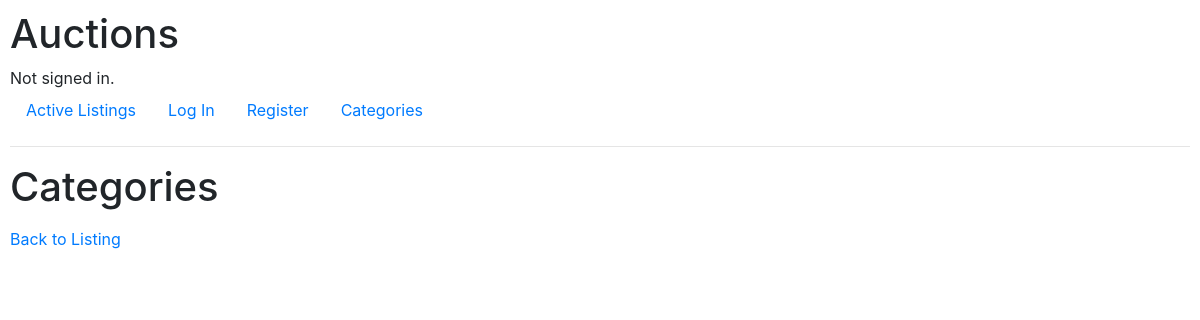
Page /category/Magic on the earlier database version.
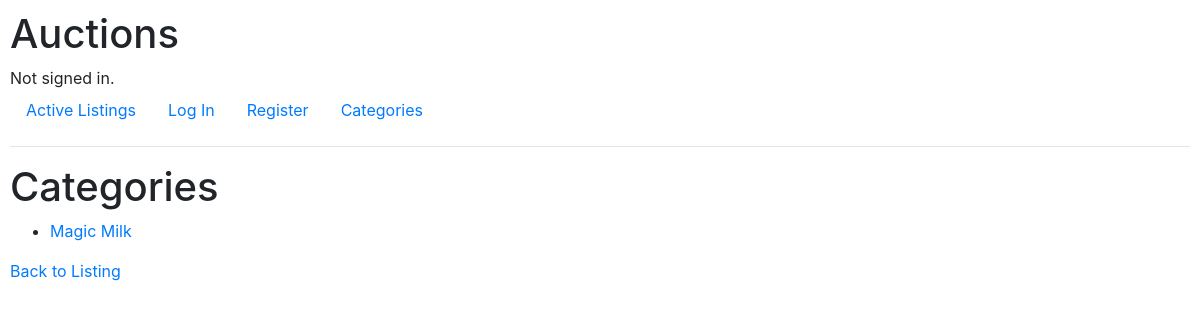
Same page on the later database version.
### auctions/models.py (models this page shows, shortened)
class Listing(models.Model):
    title= models.CharField(max_length=64)
    starting_bid=models.IntegerField()
    description= models.TextField()
    imageUrl= models.CharField(max_length=512 ,blank=True, null=True)
    category=models.TextField(blank=True, null=True)
    owner= models.ForeignKey( User, on_delete=models.CASCADE, blank=True, null=True, related_name="user")
    watchlist= models.ManyToManyField(User, blank=True, null=True, related_name="wl")
    bought= models.ForeignKey(User, on_delete=models.CASCADE,blank=True, null=True, related_name="bo")
    active=models.BooleanField(default=False)

### auctions/views.py (the view)
# urls.py: path("category/<str:category>", views.get_by_category ,name="get_by_category"),
def get_by_category(request, category):
    l=Listing.objects.all()
    a=[]
    for x in l:
        if x.category == category:
            a.append(x.title)
    return render(request,"auctions/categorylist.html",{"categories": a})

### auctions/templates/auctions/categorylist.html
{% extends "auctions/layout.html" %}
{% block body %}
<h1> Categories </h1>
<ul>
    {%for category in categories %}
    {% if category %}
    <li> <a href="/{{category.id}}"> {{category}} </a></li>
    {% else %}
    <div>No categories</div>
    {% endif %}
    {% endfor %}
</ul>
<a href="{% url 'index' %}">Back to Listing</a>
{% endblock %}

Differences in the rows shown:
added Listing: categories "Magic Milk"
